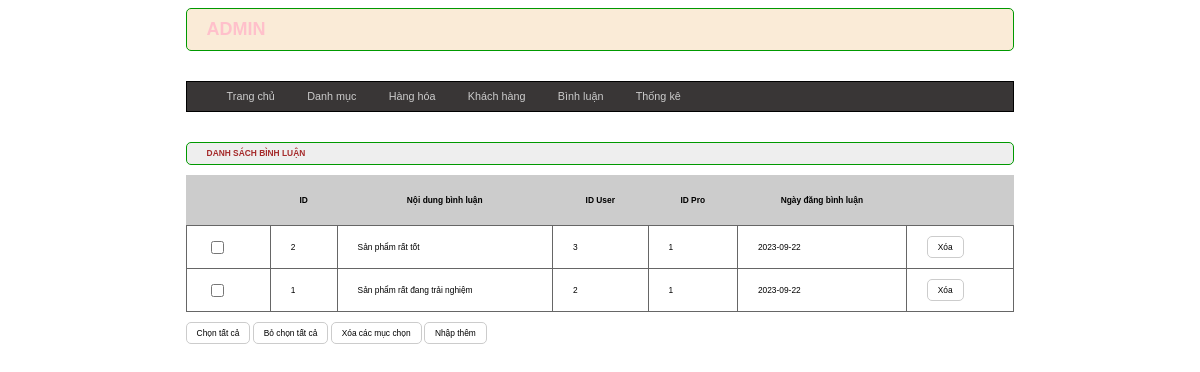
Screenshot of /admin/index.php?act=dsbl with the database file from the repository.
### tables this page shows
CREATE TABLE `binhluan` (
  `id` int(10) NOT NULL,
  `noidung` varchar(255) NOT NULL,
  `iduser` int(10) NOT NULL,
  `idpro` int(10) NOT NULL,
  `ngaybinhluan` date DEFAULT NULL
);

### model/pdo.php (called while the page is built, shortened)
<?php
function pdo_get_connection(){
    $dburl = "mysql:host=localhost;dbname=duanmau2023new;charset=utf8";
    $username = 'root';
    $password = '';
    $conn = new PDO($dburl, $username, $password);
    $conn->setAttribute(PDO::ATTR_ERRMODE, PDO::ERRMODE_EXCEPTION);
    return $conn;
}
function pdo_query($sql){
    $sql_args = array_slice(func_get_args(), 1);
    try{
        $conn = pdo_get_connection();
        $stmt = $conn->prepare($sql);
        $stmt->execute($sql_args);
        $rows = $stmt->fetchAll();
        return $rows;
    }
    catch(PDOException $e){
        throw $e;
    }
    finally{
        unset($conn);
    }
}

### model/binhluan.php (called while the page is built, shortened)
<?php
function loadall_bl($idpro){
    $sql = "SELECT * FROM binhluan where 1";
    $sql.=" order by id desc ";
    $listbl = pdo_query($sql);
    return $listbl;
}
?>

### admin/binhluan/listbl.php (the view)
<div class="row formcontent">
<div class="row mb10  headertiltle">
                <h1>DANH SÁCH BÌNH LUẬN</h1>
            </div>
                <div class="row mb10 formtable">
                    <table>
                        <tr>
                            <th></th>
                            <th>ID</th>
                            <th>Nội dung bình luận</th>
                            <th>ID User</th>
                            <th>ID Pro</th>
                            <th>Ngày đăng bình luận</th>
                            <th></th>
                        </tr>
                       <?php
                       foreach($listbl as $bl){
                        extract($bl);
                        $xoabl="index.php?act=xoabl&id=".$id;
                        echo'
                        <tr>
                        <td> <input type="checkbox" name="" id=""> </td>
                        <td>'.$id.'</td></td>
                        <td>'.$noidung.'</td>
                        <td>'.$iduser.'</td>
                        <td>'.$idpro.'</td>
                        <td>'.$ngaybinhluan.'</td>
                        <td
                        <a href="'.$xoabl.'"> <input type="button" value="Xóa"></a>
                        </td>
                       </tr>
                        ';
                       }
                       ?>
                    </table>
                </div>
                <div class="row mb10">
                <input type="button" value="Chọn tất cả">
                <input type="button" value="Bỏ chọn tất cả">
                <input type="button" value="Xóa các mục chọn">
                <a href="index.php?act=addbl"><input type="button" value="Nhập thêm"></a>
                </div>
         </div>

### view/css/style.css (style rules this page uses)
* { box-sizing: border-box; font-family: sans-serif; font-size: 0.7vw; }
.row { float: left; width: 100%; }
.mb10 { margin-bottom: 10px; }
.formtk input[type="submit"], .formtk input[type="reset"], .formcontent input[type="submit"], .formcontent input[type="reset"], .formcontent input[type="button"] { background-color: white; border: 1px #CCC solid; padding: 5px 10px; border-radius: 5px; }
.headertiltle { color:brown; border-radius: 5px; background-color:#EEE; border: 1px #090 solid; padding: 0px 20px; }
.headertiltle h1 { font-size: 0.7vw; }
.formtable table { width: 100%; border-collapse:collapse ; }
.formtable table th { padding: 20px; background-color: #CCC; }
.formtable table td { padding: 10px 20px; border: 1px #666 solid; }

### rows the page displays
binhluan: id "2", noidung "Sản phẩm rất tốt", iduser "3", idpro "1", ngaybinhluan "2023-09-22"
binhluan: id "1", noidung "Sản phẩm rất đang trải nghiệm", iduser "2", idpro "1", ngaybinhluan "2023-09-22"
